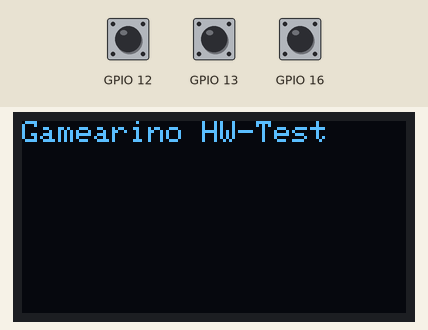
Bench run of a sketch on a simulated ESP32. Parts: 128×64 one-colour display. The inputs (shaded band) are chosen by the test bench; at power-on: GPIO 12 HIGH, GPIO 13 HIGH, GPIO 16 HIGH. What the sketch prints to the serial monitor is not drawn.

Above: at 0.2 s.
2.4 s: GPIO 12 pulled LOW for 0.15 s
At 2.6 s:
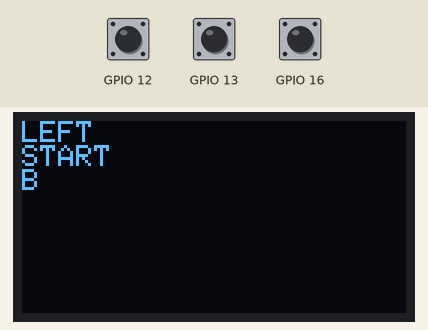
4.2 s: GPIO 13 pulled LOW for 0.15 s
At 4.4 s:
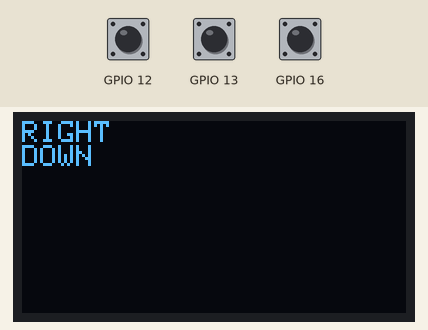
6.0 s: GPIO 16 pulled LOW for 0.15 s
At 6.2 s:
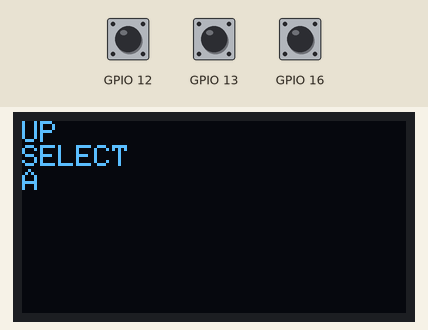
7.8 s: GPIO 12 pulled LOW for 1 s
At 8.6 s:
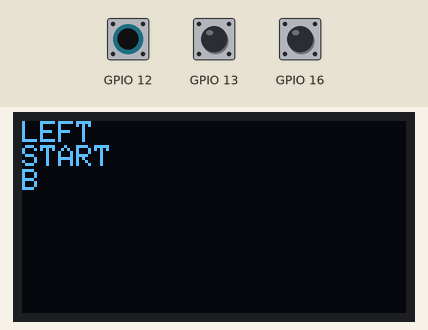
10.3 s: GPIO 12 pulled LOW for 3.2 s
15.0 s: GPIO 13 pulled LOW for 3.2 s
At 15.8 s:
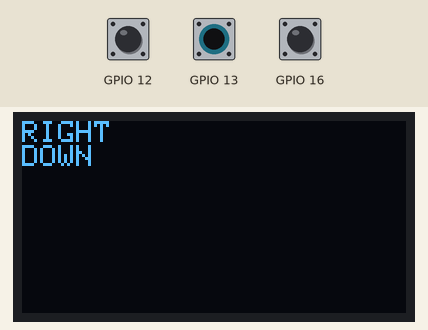
Timing chart, 0 to 18.0 s (numbered marks = the images above; inputs shaded):
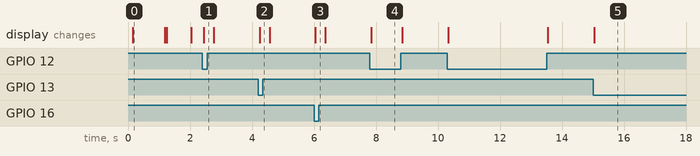

The sketch:

hardware-test.ino
```cpp
// (licence header left out)
/*
 * Features:
 * Lenken mit Steuerkreuz
 * Äpfel fressen
 * Schlange wird pro Apfel um eins länger
 * Geschwindigkeit wird mit jedem Apfel erhöht
 *
 *
 * TODOs:
 * Bugfix, Spiel wird nach 25 Punkten beendet
 * Highscore Liste im ESP-Flash ablegen
 * Punktestand nach Spielende anzeigen
 * Möglichkeit des Pausierens
 */


#include <stdlib.h>
#include <time.h>
#include <SPI.h>
#include <Wire.h>
#include <Adafruit_GFX.h>
#include <Adafruit_SSD1306.h>
#include <ESP_EEPROM.h>
#include <stdint.h>
#include "button.h"

#define SCREEN_WIDTH 128 // OLED display width, in pixels
#define SCREEN_HEIGHT 64 // OLED display height, in pixels


#define SEGMENT_SIZE 3
#define START_LEN 3
#define FIELD_SIZE_X 32
#define FIELD_SIZE_Y 21
#define ARR_LEN 100


// Declaration for an SSD1306 display connected to I2C (SDA, SCL pins)
#define OLED_RESET     -1 // Reset pin # (or -1 if sharing Arduino reset pin)
Adafruit_SSD1306 display(SCREEN_WIDTH, SCREEN_HEIGHT, &Wire, OLED_RESET);


#define LOGO_HEIGHT   16
#define LOGO_WIDTH    16

enum Direction{UP, DOWN, LEFT, RIGHT};
Direction direction;
#define START_DELAY 500
uint32_t moveDelay=START_DELAY; // start delay in ms

bool anyButtonPressed = false;


void setup() {
    Serial.begin(115200);
    delay(100);
    Serial.println("Gamearino Hardware Test");
    Wire.begin(14,2); // SDA, SCL

    // SSD1306_SWITCHCAPVCC = generate display voltage from 3.3V internally
    if (!display.begin(SSD1306_SWITCHCAPVCC, 0x3C, false, false)) {
        Serial.println(F("SSD1306 allocation failed"));
        for (;;); // Don't proceed, loop forever
    }

    display.clearDisplay();
    display.setCursor(0,0);
    display.setTextSize(1);
    display.setTextColor(WHITE);
    display.print("Gamearino HW-Test");
    display.display();
    delay(1000);
    display.clearDisplay();
    display.display();
}

void loop(){
    printButton();
    delay(10);

    static bool ticToc=false;

    if(anyButtonPressed == false){
        if((millis()/2000)%2 == 0 && ticToc == false){
            display.fillRect(0,0,128,64, WHITE);
            ticToc = true;
        }
        if ((millis()/2000)%2 == 1 && ticToc == true){
            display.clearDisplay();
            ticToc = false;
        }
        display.display();
    }
}

void printButton() {
    if(anyButtonPressed){
        display.clearDisplay();
    }
    display.setCursor(0,0);
    display.setTextSize(1);
    display.setTextColor(WHITE);

    if(buttons.left->read() == Button::Pressed){
        display.println("LEFT");
        anyButtonPressed = true;
    }
    if(buttons.right->read() == Button::Pressed){
        display.println("RIGHT");
        anyButtonPressed = true;
    }
    if(buttons.up->read() == Button::Pressed){
        display.println("UP");
        anyButtonPressed = true;
    }
    if(buttons.down->read() == Button::Pressed){
        display.println("DOWN");
        anyButtonPressed = true;
    }
    if(buttons.select->read() == Button::Pressed){
        display.println("SELECT");
        anyButtonPressed = true;
    }
    if(buttons.start->read() == Button::Pressed){
        display.println("START");
        anyButtonPressed = true;
    }
    if(buttons.a->read() == Button::Pressed){
        display.println("A");
        anyButtonPressed = true;
    }
    if(buttons.b->read() == Button::Pressed){
        display.println("B");
        anyButtonPressed = true;
    }

    display.display();
}
```

button.cpp
```cpp
#include "button.h"

// Button Matrix
// UP      C0-R0
// DOWN    C0-R2
// LEFT    C0-R1
// RIGHT   C1-R2
// SELECT  C1-R0
// START   C1-R1
// B       C2-R1
// A       C2-R0


// MCU outputs:
#define MatrixC0 15
#define MatrixC1 4
#define MatrixC2 5
// MCU inputs (hardware pullups 10k):
#define MatrixR0 16
#define MatrixR1 12
#define MatrixR2 13

Button buttonUp(MatrixC0, MatrixR0);
Button buttonLeft(MatrixC0, MatrixR1);
Button buttonDown(MatrixC0, MatrixR2);
Button buttonSelect(MatrixC1, MatrixR0);
Button buttonStart(MatrixC1, MatrixR1);
Button buttonRight(MatrixC1, MatrixR2);
Button buttonA(MatrixC2, MatrixR0);
Button buttonB(MatrixC2, MatrixR1);

Buttons buttons;

Button::Button(uint8_t pinColOut, uint8_t pinRowIn)
    :pinColOut(pinColOut), pinRowIn(pinRowIn)
{
    tLastPressed = 0;
    tLastReleased = 0;
    state = Released;

    pinMode(pinColOut, INPUT);
    pinMode(pinRowIn, INPUT_PULLUP);
}

Button::State Button::read()
{
	pinMode(pinColOut, OUTPUT);
    digitalWrite(pinColOut, LOW);
    bool in = digitalRead(pinRowIn);
    uint32_t now = millis();

    if(in == LOW){ // if pressed
        if((now+T_Bounce) >= tLastReleased && state == Released){
            event = PressedEvent;
            state = Pressed;
            tLastPressed = now;
        }
    }else{
        if((now+T_Bounce) >= tLastPressed && state == Pressed){
            if(event == NoEvent){
                event = ReleasedEvent;
            }
            state = Released;
            tLastReleased = now;
        }
    }

    // necessary cooperation of column pins:
   pinMode(pinColOut, INPUT);
    return state;
}

Button::Event Button::getEvent(){
    Event ret = event;
    event = NoEvent;
    return ret;
}

Button::Event Button::peekEvent()
{
    return event;
}

Buttons::Buttons()
{
    left = &buttonLeft;
    right = &buttonRight;
    up = &buttonUp;
    down = &buttonDown;
    a = &buttonA;
    b = &buttonB;
    select = &buttonSelect;
    start = &buttonStart;
}

void Buttons::readAll()
{
    left->read();
    right->read();
    up->read();
    down->read();
    a->read();
    b->read();
    select->read();
    start->read();
}

void Buttons::clearAllEvents()
{
    left->clearEvents();
    right->clearEvents();
    up->clearEvents();
    down->clearEvents();
    a->clearEvents();
    b->clearEvents();
    select->clearEvents();
    start->clearEvents();
}

void Button::clearEvents()
{
    event = NoEvent;
}
```

button.h
```cpp
#ifndef BUTTON_H
#define BUTTON_H

#include <stdint.h>
#include <Arduino.h>

class Button
{
public:
  uint8_t pinColOut;
  uint8_t pinRowIn;

  Button(uint8_t pinColOut, uint8_t pinRowIn);


  uint32_t tLastPressed;
  uint32_t tLastReleased;
  enum State{Pressed, Released} state;
  enum Event{NoEvent, PressedEvent, ReleasedEvent};

  static const int32_t T_Bounce = 20;

  State read();
  Event getEvent(); // clears the event state
  Event peekEvent(); // returns event without clearing it
  void clearEvents();

private:
   Event event = NoEvent;
};

class Buttons
{
public:
    Buttons();
    void readAll();
    void clearAllEvents();

    Button* up;
    Button* down;
    Button* left;
    Button* right;
    Button* a;
    Button* b;
    Button* select;
    Button* start;
};

extern Buttons buttons;

#endif // BUTTON_H
```

Measured:
- after the input at 2.4 s, the display: changes at once (image 1)
- after the input at 4.2 s, the display: changes at once (image 2)
- after the input at 6.0 s, the display: changes at once (image 3)
- after the input at 7.8 s, the display: changes at once (image 4)
- after the input at 15.0 s, the display: changes after 0.05 s (image 5)
- what the display in image 0 shows lasts 1.0 s, from 0.2 s to 1.2 s
